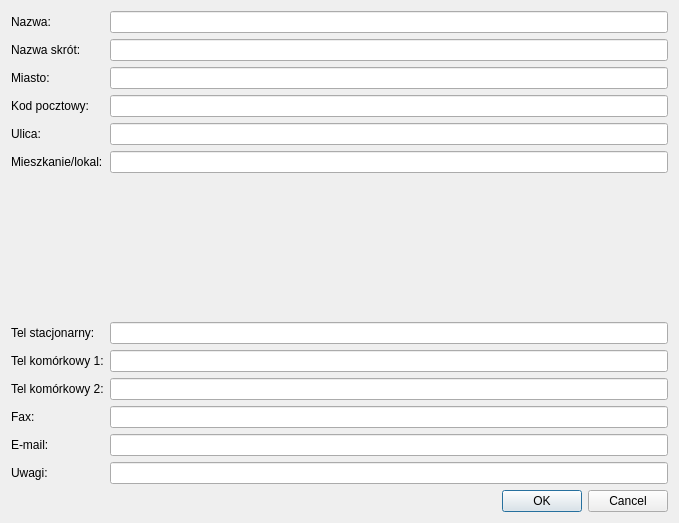
<?xml version="1.0" encoding="UTF-8"?>
<ui version="4.0">
 <class>nowyKlientDialog</class>
 <widget class="QDialog" name="nowyKlientDialog">
  <property name="geometry">
   <rect>
    <x>0</x>
    <y>0</y>
    <width>679</width>
    <height>523</height>
   </rect>
  </property>
  <property name="windowTitle">
   <string>Formularz dodania klienta</string>
  </property>
  <layout class="QVBoxLayout" name="verticalLayout">
   <item>
    <layout class="QFormLayout" name="formLayout">
     <item row="0" column="0">
      <widget class="QLabel" name="label_7">
       <property name="text">
        <string>Nazwa:  </string>
       </property>
       <property name="alignment">
        <set>Qt::AlignLeading|Qt::AlignLeft|Qt::AlignVCenter</set>
       </property>
      </widget>
     </item>
     <item row="0" column="1">
      <widget class="QLineEdit" name="lineEditNazwa"/>
     </item>
     <item row="1" column="0">
      <widget class="QLabel" name="label_3">
       <property name="text">
        <string>Nazwa skrót:    </string>
       </property>
      </widget>
     </item>
     <item row="1" column="1">
      <widget class="QLineEdit" name="lineEditSkrot"/>
     </item>
     <item row="2" column="0">
      <widget class="QLabel" name="label_8">
       <property name="text">
        <string>Miasto:</string>
       </property>
      </widget>
     </item>
     <item row="2" column="1">
      <widget class="QLineEdit" name="lineEditMiasto"/>
     </item>
     <item row="3" column="0">
      <widget class="QLabel" name="label_9">
       <property name="text">
        <string>Kod pocztowy:</string>
       </property>
      </widget>
     </item>
     <item row="3" column="1">
      <widget class="QLineEdit" name="lineEditKodPocztowy"/>
     </item>
     <item row="4" column="0">
      <widget class="QLabel" name="label_5">
       <property name="text">
        <string>Ulica:</string>
       </property>
      </widget>
     </item>
     <item row="4" column="1">
      <widget class="QLineEdit" name="lineEditUlica"/>
     </item>
     <item row="5" column="0">
      <widget class="QLabel" name="label_6">
       <property name="text">
        <string>Mieszkanie/lokal:</string>
       </property>
      </widget>
     </item>
     <item row="5" column="1">
      <widget class="QLineEdit" name="lineEditNrDomu"/>
     </item>
     <item row="6" column="1">
      <spacer name="verticalSpacer_2">
       <property name="orientation">
        <enum>Qt::Vertical</enum>
       </property>
       <property name="sizeHint" stdset="0">
        <size>
         <width>40</width>
         <height>20</height>
        </size>
       </property>
      </spacer>
     </item>
     <item row="7" column="0">
      <widget class="QLabel" name="label_10">
       <property name="text">
        <string>&lt;html&gt;&lt;head/&gt;&lt;body&gt;&lt;p&gt;Tel stacjonarny:&lt;/p&gt;&lt;/body&gt;&lt;/html&gt;</string>
       </property>
      </widget>
     </item>
     <item row="7" column="1">
      <widget class="QLineEdit" name="lineEditNumerTelefonu">
       <property name="frame">
        <bool>true</bool>
       </property>
      </widget>
     </item>
     <item row="8" column="0">
      <widget class="QLabel" name="label_4">
       <property name="text">
        <string>&lt;html&gt;&lt;head/&gt;&lt;body&gt;&lt;p&gt;Tel komórkowy 1:&lt;/p&gt;&lt;/body&gt;&lt;/html&gt;</string>
       </property>
      </widget>
     </item>
     <item row="8" column="1">
      <widget class="QLineEdit" name="lineEditTel1"/>
     </item>
     <item row="9" column="0">
      <widget class="QLabel" name="label">
       <property name="text">
        <string>Tel komórkowy 2:</string>
       </property>
      </widget>
     </item>
     <item row="9" column="1">
      <widget class="QLineEdit" name="lineEditTel2"/>
     </item>
     <item row="10" column="0">
      <widget class="QLabel" name="label_2">
       <property name="text">
        <string>Fax:</string>
       </property>
      </widget>
     </item>
     <item row="10" column="1">
      <widget class="QLineEdit" name="lineEditFax"/>
     </item>
     <item row="11" column="0">
      <widget class="QLabel" name="label_11">
       <property name="text">
        <string>E-mail:</string>
       </property>
      </widget>
     </item>
     <item row="11" column="1">
      <widget class="QLineEdit" name="lineEditMail"/>
     </item>
     <item row="12" column="0">
      <widget class="QLabel" name="label_12">
       <property name="text">
        <string>Uwagi:</string>
       </property>
      </widget>
     </item>
     <item row="12" column="1">
      <widget class="QLineEdit" name="lineEditUwagi"/>
     </item>
    </layout>
   </item>
   <item>
    <widget class="QDialogButtonBox" name="buttonBox">
     <property name="orientation">
      <enum>Qt::Horizontal</enum>
     </property>
     <property name="standardButtons">
      <set>QDialogButtonBox::Cancel|QDialogButtonBox::Ok</set>
     </property>
    </widget>
   </item>
  </layout>
 </widget>
 <tabstops>
  <tabstop>lineEditNazwa</tabstop>
  <tabstop>lineEditSkrot</tabstop>
  <tabstop>lineEditMiasto</tabstop>
  <tabstop>lineEditKodPocztowy</tabstop>
  <tabstop>lineEditUlica</tabstop>
  <tabstop>lineEditNrDomu</tabstop>
  <tabstop>lineEditNumerTelefonu</tabstop>
  <tabstop>lineEditTel1</tabstop>
  <tabstop>lineEditTel2</tabstop>
  <tabstop>lineEditFax</tabstop>
  <tabstop>lineEditMail</tabstop>
  <tabstop>lineEditUwagi</tabstop>
 </tabstops>
 <resources/>
 <connections/>
</ui>
